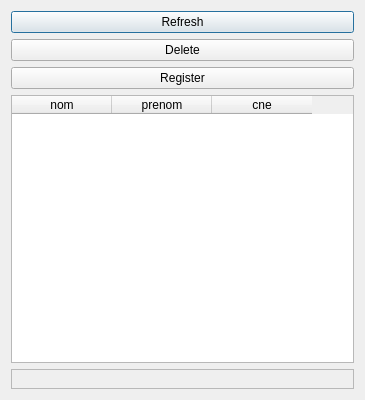
<?xml version="1.0" encoding="UTF-8"?>
<ui version="4.0">
 <class>prof</class>
 <widget class="QDialog" name="prof">
  <property name="geometry">
   <rect>
    <x>0</x>
    <y>0</y>
    <width>365</width>
    <height>400</height>
   </rect>
  </property>
  <property name="windowTitle">
   <string>Professeurs</string>
  </property>
  <layout class="QGridLayout" name="gridLayout">
   <item row="0" column="0">
    <widget class="QPushButton" name="pushButton_refrech">
     <property name="text">
      <string>Refresh</string>
     </property>
    </widget>
   </item>
   <item row="1" column="0">
    <widget class="QPushButton" name="pushButton_delete">
     <property name="text">
      <string>Delete</string>
     </property>
    </widget>
   </item>
   <item row="2" column="0">
    <widget class="QPushButton" name="pushButton_registre">
     <property name="text">
      <string>Register</string>
     </property>
    </widget>
   </item>
   <item row="4" column="0">
    <widget class="QFrame" name="frame">
     <property name="frameShape">
      <enum>QFrame::StyledPanel</enum>
     </property>
     <property name="frameShadow">
      <enum>QFrame::Raised</enum>
     </property>
     <layout class="QHBoxLayout" name="horizontalLayout"/>
    </widget>
   </item>
   <item row="3" column="0">
    <widget class="QTableWidget" name="tableWidget">
     <property name="editTriggers">
      <set>QAbstractItemView::NoEditTriggers</set>
     </property>
     <property name="selectionBehavior">
      <enum>QAbstractItemView::SelectRows</enum>
     </property>
     <column>
      <property name="text">
       <string>nom</string>
      </property>
     </column>
     <column>
      <property name="text">
       <string>prenom</string>
      </property>
     </column>
     <column>
      <property name="text">
       <string>cne</string>
      </property>
     </column>
    </widget>
   </item>
  </layout>
 </widget>
 <resources/>
 <connections/>
</ui>
